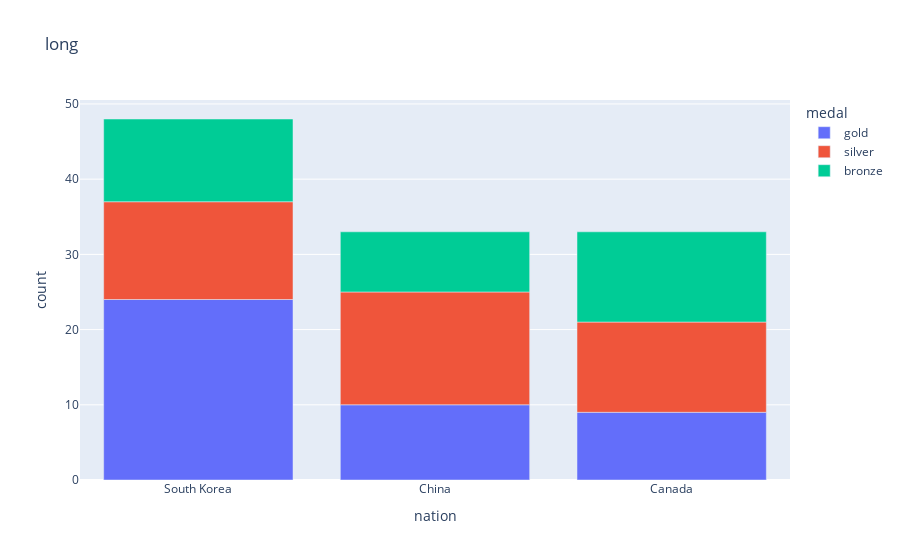

The notebook cell saved with this chart:
### Code cell
px.bar(ld,x = 'nation',y='count',color='medal',title='long')

### Figure 1 — Plotly figure (JSON) as saved in the notebook; plotly's stock layout.template omitted (floating-point values rounded to 4 significant figures)
{"data": [{"alignmentgroup": "True", "hovertemplate": "medal=gold<br>nation=%{x}<br>count=%{y}<extra></extra>", "legendgroup": "gold", "marker": {"color": "#636efa", "pattern": {"shape": ""}}, "name": "gold", "offsetgroup": "gold", "orientation": "v", "showlegend": true, "textposition": "auto", "type": "bar", "x": ["South Korea", "China", "Canada"], "xaxis": "x", "y": [24, 10, 9], "yaxis": "y"}, {"alignmentgroup": "True", "hovertemplate": "medal=silver<br>nation=%{x}<br>count=%{y}<extra></extra>", "legendgroup": "silver", "marker": {"color": "#EF553B", "pattern": {"shape": ""}}, "name": "silver", "offsetgroup": "silver", "orientation": "v", "showlegend": true, "textposition": "auto", "type": "bar", "x": ["South Korea", "China", "Canada"], "xaxis": "x", "y": [13, 15, 12], "yaxis": "y"}, {"alignmentgroup": "True", "hovertemplate": "medal=bronze<br>nation=%{x}<br>count=%{y}<extra></extra>", "legendgroup": "bronze", "marker": {"color": "#00cc96", "pattern": {"shape": ""}}, "name": "bronze", "offsetgroup": "bronze", "orientation": "v", "showlegend": true, "textposition": "auto", "type": "bar", "x": ["South Korea", "China", "Canada"], "xaxis": "x", "y": [11, 8, 12], "yaxis": "y"}], "layout": {"barmode": "relative", "legend": {"title": {"text": "medal"}, "tracegroupgap": 0}, "title": {"text": "long"}, "xaxis": {"anchor": "y", "domain": [0, 1], "title": {"text": "nation"}}, "yaxis": {"anchor": "x", "domain": [0, 1], "title": {"text": "count"}}}}
